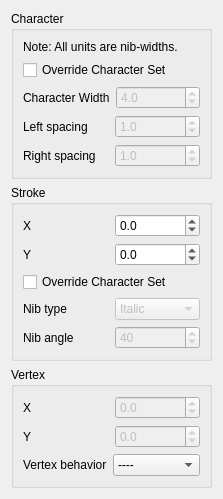
              <widget class="QWidget" name="char_prop_tab">
               <attribute name="title">
                <string>Character</string>
               </attribute>
               <layout class="QFormLayout" name="formLayout_2">
                <property name="fieldGrowthPolicy">
                 <enum>QFormLayout::AllNonFixedFieldsGrow</enum>
                </property>
                <item row="1" column="0" colspan="2">
                 <widget class="QGroupBox" name="stroke_group_box">
                  <property name="title">
                   <string>Stroke</string>
                  </property>
                  <layout class="QVBoxLayout" name="verticalLayout_5">
                   <item>
                    <layout class="QHBoxLayout" name="horizontalLayout_6">
                     <item>
                      <widget class="QLabel" name="label_18">
                       <property name="text">
                        <string>X</string>
                       </property>
                      </widget>
                     </item>
                     <item>
                      <widget class="QDoubleSpinBox" name="position_x_spin">
                       <property name="keyboardTracking">
                        <bool>false</bool>
                       </property>
                       <property name="decimals">
                        <number>1</number>
                       </property>
                       <property name="minimum">
                        <double>-100000.000000000000000</double>
                       </property>
                       <property name="maximum">
                        <double>100000.000000000000000</double>
                       </property>
                      </widget>
                     </item>
                    </layout>
                   </item>
                   <item>
                    <layout class="QHBoxLayout" name="horizontalLayout_7">
                     <item>
                      <widget class="QLabel" name="label_19">
                       <property name="text">
                        <string>Y</string>
                       </property>
                      </widget>
                     </item>
                     <item>
                      <widget class="QDoubleSpinBox" name="position_y_spin">
                       <property name="keyboardTracking">
                        <bool>false</bool>
                       </property>
                       <property name="decimals">
                        <number>1</number>
                       </property>
                       <property name="minimum">
                        <double>-100000.000000000000000</double>
                       </property>
                       <property name="maximum">
                        <double>100000.000000000000000</double>
                       </property>
                      </widget>
                     </item>
                    </layout>
                   </item>
                   <item>
                    <layout class="QHBoxLayout" name="horizontalLayout_8">
                     <item>
                      <widget class="QCheckBox" name="stroke_override_nib_angle">
                       <property name="text">
                        <string>Override Character Set</string>
                       </property>
                      </widget>
                     </item>
                    </layout>
                   </item>
                   <item>
                    <layout class="QHBoxLayout" name="horizontalLayout_11">
                     <item>
                      <widget class="QLabel" name="label_23">
                       <property name="text">
                        <string>Nib type</string>
                       </property>
                      </widget>
                     </item>
                     <item>
                      <widget class="QComboBox" name="stroke_nib_combo">
                       <property name="enabled">
                        <bool>false</bool>
                       </property>
                       <item>
                        <property name="text">
                         <string>Italic</string>
                        </property>
                       </item>
                       <item>
                        <property name="text">
                         <string>Round</string>
                        </property>
                       </item>
                      </widget>
                     </item>
                    </layout>
                   </item>
                   <item>
                    <layout class="QHBoxLayout" name="horizontalLayout_9">
                     <item>
                      <widget class="QLabel" name="label_21">
                       <property name="text">
                        <string>Nib angle</string>
                       </property>
                      </widget>
                     </item>
                     <item>
                      <widget class="QSpinBox" name="stroke_nib_angle_spin">
                       <property name="enabled">
                        <bool>false</bool>
                       </property>
                       <property name="wrapping">
                        <bool>true</bool>
                       </property>
                       <property name="maximum">
                        <number>90</number>
                       </property>
                       <property name="value">
                        <number>40</number>
                       </property>
                      </widget>
                     </item>
                    </layout>
                   </item>
                  </layout>
                 </widget>
                </item>
                <item row="3" column="0" colspan="2">
                 <widget class="QGroupBox" name="vertex_group_box">
                  <property name="title">
                   <string>Vertex</string>
                  </property>
                  <layout class="QVBoxLayout" name="verticalLayout_4">
                   <item>
                    <layout class="QHBoxLayout" name="horizontalLayout_3">
                     <item>
                      <widget class="QLabel" name="label_17">
                       <property name="text">
                        <string>X</string>
                       </property>
                      </widget>
                     </item>
                     <item>
                      <widget class="QDoubleSpinBox" name="vertex_x_spin">
                       <property name="enabled">
                        <bool>false</bool>
                       </property>
                       <property name="keyboardTracking">
                        <bool>false</bool>
                       </property>
                       <property name="decimals">
                        <number>1</number>
                       </property>
                       <property name="minimum">
                        <double>-100000.000000000000000</double>
                       </property>
                       <property name="maximum">
                        <double>100000.000000000000000</double>
                       </property>
                      </widget>
                     </item>
                    </layout>
                   </item>
                   <item>
                    <layout class="QHBoxLayout" name="horizontalLayout_4">
                     <item>
                      <widget class="QLabel" name="label_22">
                       <property name="text">
                        <string>Y</string>
                       </property>
                      </widget>
                     </item>
                     <item>
                      <widget class="QDoubleSpinBox" name="vertex_y_spin">
                       <property name="enabled">
                        <bool>false</bool>
                       </property>
                       <property name="keyboardTracking">
                        <bool>false</bool>
                       </property>
                       <property name="decimals">
                        <number>1</number>
                       </property>
                       <property name="minimum">
                        <double>-100000.000000000000000</double>
                       </property>
                       <property name="maximum">
                        <double>100000.000000000000000</double>
                       </property>
                      </widget>
                     </item>
                    </layout>
                   </item>
                   <item>
                    <layout class="QHBoxLayout" name="horizontalLayout_5">
                     <item>
                      <widget class="QLabel" name="label_20">
                       <property name="text">
                        <string>Vertex behavior</string>
                       </property>
                      </widget>
                     </item>
                     <item>
                      <widget class="QComboBox" name="behavior_combo">
                       <property name="frame">
                        <bool>true</bool>
                       </property>
                       <item>
                        <property name="text">
                         <string>----</string>
                        </property>
                       </item>
                       <item>
                        <property name="text">
                         <string>Smooth</string>
                        </property>
                       </item>
                       <item>
                        <property name="text">
                         <string>Sharp</string>
                        </property>
                       </item>
                       <item>
                        <property name="text">
                         <string>Symmetric</string>
                        </property>
                       </item>
                      </widget>
                     </item>
                    </layout>
                   </item>
                  </layout>
                 </widget>
                </item>
                <item row="0" column="0" colspan="2">
                 <widget class="QGroupBox" name="character_group_box">
                  <property name="title">
                   <string>Character</string>
                  </property>
                  <layout class="QVBoxLayout" name="verticalLayout_6">
                   <item>
                    <layout class="QHBoxLayout" name="horizontalLayout_10">
                     <item>
                      <widget class="QLabel" name="label_13">
                       <property name="text">
                        <string>Note: All units are nib-widths.</string>
                       </property>
                      </widget>
                     </item>
                    </layout>
                   </item>
                   <item>
                    <layout class="QHBoxLayout" name="horizontalLayout_12">
                     <item>
                      <widget class="QCheckBox" name="override_char_set">
                       <property name="text">
                        <string>Override Character Set</string>
                       </property>
                      </widget>
                     </item>
                    </layout>
                   </item>
                   <item>
                    <layout class="QHBoxLayout" name="horizontalLayout_13">
                     <item>
                      <widget class="QLabel" name="label_14">
                       <property name="text">
                        <string>Character Width</string>
                       </property>
                      </widget>
                     </item>
                     <item>
                      <widget class="QDoubleSpinBox" name="char_width_spin">
                       <property name="enabled">
                        <bool>false</bool>
                       </property>
                       <property name="wrapping">
                        <bool>true</bool>
                       </property>
                       <property name="decimals">
                        <number>1</number>
                       </property>
                       <property name="minimum">
                        <double>1.000000000000000</double>
                       </property>
                       <property name="maximum">
                        <double>10.000000000000000</double>
                       </property>
                       <property name="singleStep">
                        <double>0.500000000000000</double>
                       </property>
                       <property name="value">
                        <double>4.000000000000000</double>
                       </property>
                      </widget>
                     </item>
                    </layout>
                   </item>
                   <item>
                    <layout class="QHBoxLayout" name="horizontalLayout_15">
                     <item>
                      <widget class="QLabel" name="label_15">
                       <property name="text">
                        <string>Left spacing</string>
                       </property>
                      </widget>
                     </item>
                     <item>
                      <widget class="QDoubleSpinBox" name="left_space_spin">
                       <property name="enabled">
                        <bool>false</bool>
                       </property>
                       <property name="wrapping">
                        <bool>true</bool>
                       </property>
                       <property name="decimals">
                        <number>1</number>
                       </property>
                       <property name="maximum">
                        <double>3.000000000000000</double>
                       </property>
                       <property name="singleStep">
                        <double>0.100000000000000</double>
                       </property>
                       <property name="value">
                        <double>1.000000000000000</double>
                       </property>
                      </widget>
                     </item>
                    </layout>
                   </item>
                   <item>
                    <layout class="QHBoxLayout" name="horizontalLayout_14">
                     <item>
                      <widget class="QLabel" name="label_16">
                       <property name="text">
                        <string>Right spacing</string>
                       </property>
                      </widget>
                     </item>
                     <item>
                      <widget class="QDoubleSpinBox" name="right_space_spin">
                       <property name="enabled">
                        <bool>false</bool>
                       </property>
                       <property name="wrapping">
                        <bool>true</bool>
                       </property>
                       <property name="decimals">
                        <number>1</number>
                       </property>
                       <property name="maximum">
                        <double>3.000000000000000</double>
                       </property>
                       <property name="singleStep">
                        <double>0.100000000000000</double>
                       </property>
                       <property name="value">
                        <double>1.000000000000000</double>
                       </property>
                      </widget>
                     </item>
                    </layout>
                   </item>
                  </layout>
                 </widget>
                </item>
               </layout>
              </widget>
